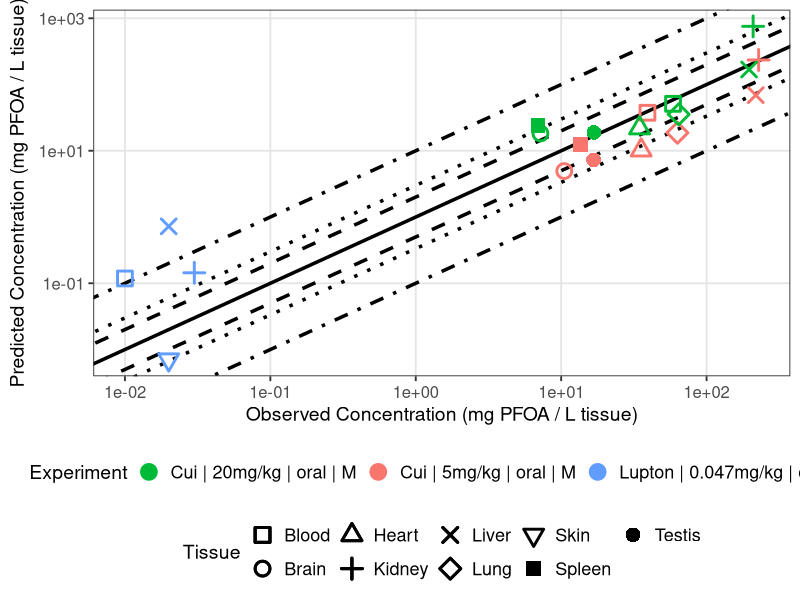

This chart was generated by the following R code:
library(ggplot2)
library(dplyr)

# Set working directory
setwd("/Users/ptsir/Documents/GitHub/PFAS_PBK_models/PFOA inhalation Rat/Scenarios/Final_results_plots/Validation")

# Load Results 
Cui_results <- read.csv("Cui_2008_results.csv", header = TRUE)
lupton_results <- read.csv("Lupton_2020_tissue_results.csv", header = TRUE)

# Filter by dose and add experiment label
Cui_low <- Cui_results %>% 
  filter(Dose == 5, !is.na(Observed), !is.na(Predicted), Observed > 0, Predicted > 0) %>%
  mutate(Experiment = "Cui | 5mg/kg | oral | M")

Cui_high <- Cui_results %>% 
  filter(Dose == 20, !is.na(Observed), !is.na(Predicted), Observed > 0, Predicted > 0) %>%
  mutate(Experiment = "Cui | 20mg/kg | oral | M")

lupton <- lupton_results %>% 
  filter( !is.na(Predicted), Observed > 0, Predicted > 0) %>%
  mutate(Experiment = "Lupton | 0.047mg/kg | oral | F")

# Tissue marker names (optional if used elsewhere)
Tissue_markers <- c(0:10, 15, 16)
names(Tissue_markers) <- c("Lung", "Spleen", "Liver", "Kidney", "Plasma", "Heart",
                           "Brain", "Testis", "Stomach", "Intestines", "Carcass", "Skin")

# Define color palette for experiments
Experiment <- scales::hue_pal()(3)
names(Experiment) <- unique(c(Cui_low$Experiment, Cui_high$Experiment, lupton$Experiment ))

# Manually assign shapes for up to 8 tissues
shape_values <- c(0:6, 15, 16)

# Build scatter plot
scatter_plot <- ggplot() +
  # Error range lines
  geom_abline(intercept = log10(1), slope = 1, linetype = "solid", color = "black", linewidth = 1.2) +
  geom_abline(intercept = log10(2), slope = 1, linetype = "dashed", color = "black", linewidth = 1.2) +
  geom_abline(intercept = log10(1/2), slope = 1, linetype = "dashed", color = "black", linewidth = 1.2) +
  geom_abline(intercept = log10(3), slope = 1, linetype = "dotted", color = "black", linewidth = 1.2) +
  geom_abline(intercept = log10(1/3), slope = 1, linetype = "dotted", color = "black", linewidth = 1.2) +
  geom_abline(intercept = log10(10), slope = 1, linetype = "dotdash", color = "black", linewidth = 1.2) +
  geom_abline(intercept = log10(1/10), slope = 1, linetype = "dotdash", color = "black", linewidth = 1.2) +
  
  # Data points
  geom_point(data = Cui_low, aes(x = Observed, y = Predicted, color = Experiment, shape = Tissue), size = 4, stroke = 1.5) +
  geom_point(data = Cui_high, aes(x = Observed, y = Predicted, color = Experiment, shape = Tissue), size = 4, stroke = 1.5) +
  geom_point(data = lupton, aes(x = Observed, y = Predicted, color = Experiment, shape = Tissue), size = 4, stroke = 1.5) +
  
  # Log-scale axes
  scale_x_log10() +
  scale_y_log10() +
  
  # Manual color and shape scales
  scale_color_manual(values = Experiment) +
  scale_shape_manual(values = shape_values) +
  
  # Axis labels
  labs(
    x = expression("Observed Concentration (mg PFOA / L tissue)"),
    y = expression("Predicted Concentration (mg PFOA / L tissue)"),
    color = "Experiment",
    shape = "Tissue"
  ) +
  
  # Unified theme
  theme_bw(base_size = 14) +
  theme(
    plot.title = element_text(hjust = 0.5, size = 16, face = "bold"),
    axis.title = element_text(size = 14),
    axis.text = element_text(size = 12),
    legend.position = "bottom",
    legend.box = "vertical",
    legend.title = element_text(size = 14),
    legend.text = element_text(size = 13),
    panel.grid.major = element_line(color = "grey90"),
    panel.grid.minor = element_blank(),
    legend.spacing.y = unit(0.5, "cm")
  )

# Save figure
ggsave("validation_plot_PFOA_tissues.png", scatter_plot, width = 11, height = 7, units = "in", dpi = 300)
